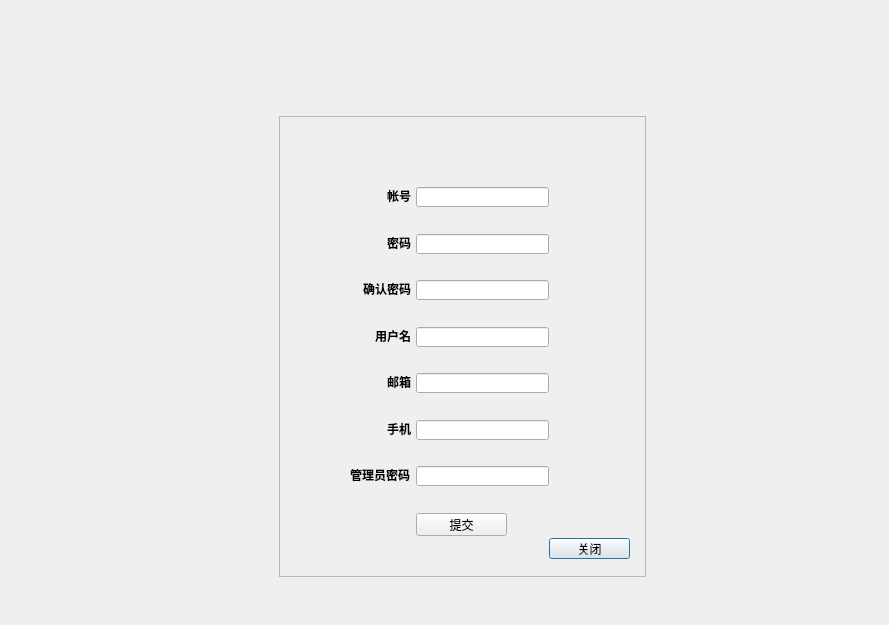
<?xml version="1.0" encoding="UTF-8"?>
<ui version="4.0">
 <class>regist</class>
 <widget class="QDialog" name="regist">
  <property name="windowModality">
   <enum>Qt::NonModal</enum>
  </property>
  <property name="enabled">
   <bool>true</bool>
  </property>
  <property name="geometry">
   <rect>
    <x>0</x>
    <y>0</y>
    <width>889</width>
    <height>625</height>
   </rect>
  </property>
  <property name="windowTitle">
   <string>Dialog</string>
  </property>
  <property name="styleSheet">
   <string notr="true"/>
  </property>
  <property name="sizeGripEnabled">
   <bool>false</bool>
  </property>
  <widget class="QLineEdit" name="key_edit">
   <property name="geometry">
    <rect>
     <x>416</x>
     <y>234</y>
     <width>133</width>
     <height>20</height>
    </rect>
   </property>
   <property name="echoMode">
    <enum>QLineEdit::Normal</enum>
   </property>
  </widget>
  <widget class="QLabel" name="label_2">
   <property name="geometry">
    <rect>
     <x>350</x>
     <y>234</y>
     <width>61</width>
     <height>17</height>
    </rect>
   </property>
   <property name="styleSheet">
    <string notr="true">font: 75 9pt &quot;微软雅黑&quot;;</string>
   </property>
   <property name="text">
    <string>&lt;html&gt;&lt;head/&gt;&lt;body&gt;&lt;p align=&quot;right&quot;&gt;&lt;span style=&quot; font-weight:600;&quot;&gt;密码&lt;/span&gt;&lt;/p&gt;&lt;/body&gt;&lt;/html&gt;</string>
   </property>
  </widget>
  <widget class="QLabel" name="label_6">
   <property name="geometry">
    <rect>
     <x>350</x>
     <y>466</y>
     <width>60</width>
     <height>17</height>
    </rect>
   </property>
   <property name="styleSheet">
    <string notr="true">font: 75 9pt &quot;微软雅黑&quot;;</string>
   </property>
   <property name="text">
    <string>&lt;html&gt;&lt;head/&gt;&lt;body&gt;&lt;p align=&quot;right&quot;&gt;&lt;span style=&quot; font-weight:600;&quot;&gt;管理员密码&lt;/span&gt;&lt;/p&gt;&lt;/body&gt;&lt;/html&gt;</string>
   </property>
  </widget>
  <widget class="QLineEdit" name="admin_edit">
   <property name="geometry">
    <rect>
     <x>416</x>
     <y>466</y>
     <width>133</width>
     <height>20</height>
    </rect>
   </property>
  </widget>
  <widget class="QLabel" name="label">
   <property name="enabled">
    <bool>true</bool>
   </property>
   <property name="geometry">
    <rect>
     <x>350</x>
     <y>187</y>
     <width>61</width>
     <height>17</height>
    </rect>
   </property>
   <property name="acceptDrops">
    <bool>false</bool>
   </property>
   <property name="styleSheet">
    <string notr="true">font: 75 9pt &quot;微软雅黑&quot;;</string>
   </property>
   <property name="frameShape">
    <enum>QFrame::NoFrame</enum>
   </property>
   <property name="frameShadow">
    <enum>QFrame::Plain</enum>
   </property>
   <property name="text">
    <string>&lt;html&gt;&lt;head/&gt;&lt;body&gt;&lt;p align=&quot;right&quot;&gt;&lt;span style=&quot; font-weight:600;&quot;&gt;帐号&lt;/span&gt;&lt;/p&gt;&lt;/body&gt;&lt;/html&gt;</string>
   </property>
   <property name="scaledContents">
    <bool>false</bool>
   </property>
   <property name="wordWrap">
    <bool>false</bool>
   </property>
  </widget>
  <widget class="QLineEdit" name="email_edit">
   <property name="geometry">
    <rect>
     <x>416</x>
     <y>373</y>
     <width>133</width>
     <height>20</height>
    </rect>
   </property>
  </widget>
  <widget class="QLineEdit" name="id_edit">
   <property name="geometry">
    <rect>
     <x>416</x>
     <y>187</y>
     <width>133</width>
     <height>20</height>
    </rect>
   </property>
  </widget>
  <widget class="QLineEdit" name="name_edit">
   <property name="geometry">
    <rect>
     <x>416</x>
     <y>327</y>
     <width>133</width>
     <height>20</height>
    </rect>
   </property>
  </widget>
  <widget class="QLabel" name="label_3">
   <property name="geometry">
    <rect>
     <x>350</x>
     <y>327</y>
     <width>61</width>
     <height>17</height>
    </rect>
   </property>
   <property name="styleSheet">
    <string notr="true">font: 75 9pt &quot;微软雅黑&quot;;</string>
   </property>
   <property name="text">
    <string>&lt;html&gt;&lt;head/&gt;&lt;body&gt;&lt;p align=&quot;right&quot;&gt;&lt;span style=&quot; font-weight:600;&quot;&gt;用户名&lt;/span&gt;&lt;/p&gt;&lt;/body&gt;&lt;/html&gt;</string>
   </property>
  </widget>
  <widget class="QLineEdit" name="phone_edit">
   <property name="geometry">
    <rect>
     <x>416</x>
     <y>420</y>
     <width>133</width>
     <height>20</height>
    </rect>
   </property>
  </widget>
  <widget class="QLabel" name="label_5">
   <property name="geometry">
    <rect>
     <x>350</x>
     <y>420</y>
     <width>61</width>
     <height>17</height>
    </rect>
   </property>
   <property name="styleSheet">
    <string notr="true">font: 75 9pt &quot;微软雅黑&quot;;
border-color: rgb(255, 255, 255);</string>
   </property>
   <property name="frameShape">
    <enum>QFrame::NoFrame</enum>
   </property>
   <property name="text">
    <string>&lt;html&gt;&lt;head/&gt;&lt;body&gt;&lt;p align=&quot;right&quot;&gt;&lt;span style=&quot; font-weight:600;&quot;&gt;手机&lt;/span&gt;&lt;/p&gt;&lt;/body&gt;&lt;/html&gt;</string>
   </property>
  </widget>
  <widget class="QLabel" name="label_4">
   <property name="geometry">
    <rect>
     <x>350</x>
     <y>373</y>
     <width>61</width>
     <height>17</height>
    </rect>
   </property>
   <property name="styleSheet">
    <string notr="true">font: 75 9pt &quot;微软雅黑&quot;;</string>
   </property>
   <property name="text">
    <string>&lt;html&gt;&lt;head/&gt;&lt;body&gt;&lt;p align=&quot;right&quot;&gt;&lt;span style=&quot; font-weight:600;&quot;&gt;邮箱&lt;/span&gt;&lt;/p&gt;&lt;/body&gt;&lt;/html&gt;</string>
   </property>
  </widget>
  <widget class="QFrame" name="frame">
   <property name="enabled">
    <bool>true</bool>
   </property>
   <property name="geometry">
    <rect>
     <x>279</x>
     <y>116</y>
     <width>367</width>
     <height>461</height>
    </rect>
   </property>
   <property name="styleSheet">
    <string notr="true">background-image: url(:/new/prefix1/picture/注册.png);</string>
   </property>
   <property name="frameShape">
    <enum>QFrame::StyledPanel</enum>
   </property>
   <property name="frameShadow">
    <enum>QFrame::Raised</enum>
   </property>
  </widget>
  <widget class="QPushButton" name="exit_but">
   <property name="geometry">
    <rect>
     <x>549</x>
     <y>538</y>
     <width>81</width>
     <height>21</height>
    </rect>
   </property>
   <property name="text">
    <string>关闭</string>
   </property>
  </widget>
  <widget class="QPushButton" name="submit_but">
   <property name="geometry">
    <rect>
     <x>416</x>
     <y>513</y>
     <width>91</width>
     <height>23</height>
    </rect>
   </property>
   <property name="text">
    <string>提交</string>
   </property>
  </widget>
  <widget class="QLabel" name="label_7">
   <property name="geometry">
    <rect>
     <x>350</x>
     <y>280</y>
     <width>61</width>
     <height>17</height>
    </rect>
   </property>
   <property name="styleSheet">
    <string notr="true">font: 75 9pt &quot;微软雅黑&quot;;</string>
   </property>
   <property name="text">
    <string>&lt;html&gt;&lt;head/&gt;&lt;body&gt;&lt;p align=&quot;right&quot;&gt;&lt;span style=&quot; font-weight:600;&quot;&gt;确认密码&lt;/span&gt;&lt;/p&gt;&lt;/body&gt;&lt;/html&gt;</string>
   </property>
  </widget>
  <widget class="QLineEdit" name="confirm_edit">
   <property name="geometry">
    <rect>
     <x>416</x>
     <y>280</y>
     <width>133</width>
     <height>20</height>
    </rect>
   </property>
  </widget>
  <zorder>frame</zorder>
  <zorder>key_edit</zorder>
  <zorder>label_2</zorder>
  <zorder>label_6</zorder>
  <zorder>admin_edit</zorder>
  <zorder>label</zorder>
  <zorder>email_edit</zorder>
  <zorder>id_edit</zorder>
  <zorder>name_edit</zorder>
  <zorder>label_3</zorder>
  <zorder>phone_edit</zorder>
  <zorder>label_5</zorder>
  <zorder>label_4</zorder>
  <zorder>exit_but</zorder>
  <zorder>confirm_edit</zorder>
  <zorder>label_7</zorder>
  <zorder>submit_but</zorder>
 </widget>
 <resources/>
 <connections/>
</ui>
